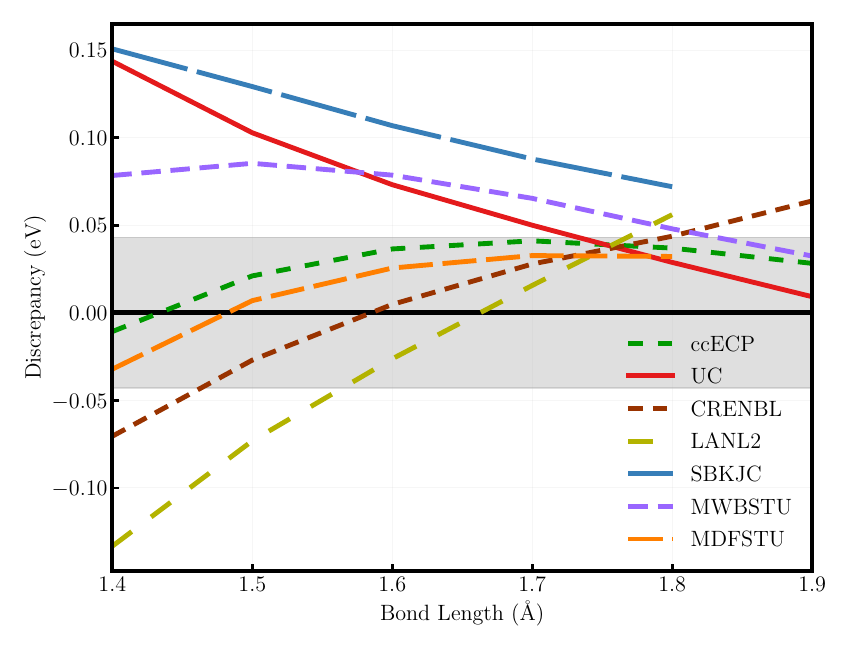

Python code for this plot:
#!/usr/bin/env python

import matplotlib.pyplot as plt
import matplotlib as mpl
import pandas as pd
import pickle
import sys

ecps = ['UC','MDFSTU','MWBSTU','CRENBL','SBKJC','LANL2', 'ccECP']
styles = {
'UC'		:{'label':'UC',		'color':'#e41a1c','linestyle':'-'                  },
'MDFSTU'	:{'label':'MDFSTU',	'color':'#ff7f00','linestyle':'--','dashes': (7,2) },
'MWBSTU'	:{'label':'MWBSTU',	'color':'#9966ff','linestyle':'--','dashes': (4,2) },
'CRENBL'	:{'label':'CRENBL',	'color':'#993300','linestyle':'--','dashes': (3,2) },
'SBKJC'		:{'label':'SBKJC',	'color':'#377eb8','linestyle':'--','dashes': (16,2)}, 
'LANL2'		:{'label':'LANL2',	'color':'#b3b300','linestyle':'--','dashes': (5,5) },
'BFD'		:{'label':'BFD',	'color':'#003366','linestyle':'--','dashes': (3,3) },
'ccECP'		:{'label':'ccECP',	'color':'#009900','linestyle':'--','dashes': (3,3) },
}

Req=1.912

def init():
	font = {'family' : 'serif', 'size': 16}
	lines = {'linewidth':3.5}
	axes = {'linewidth': 3}
	tick = {'major.size': 5, 'major.width':2}
	legend = {'frameon':False, 'fontsize':16}

	mpl.rc('font',**font)
	mpl.rc('lines',**lines)
	mpl.rc('axes',**axes)
	mpl.rc('xtick',**tick)
	mpl.rc('ytick',**tick)
	mpl.rc('legend',**legend)

	mpl.rcParams['text.usetex'] = True
	mpl.rcParams.update({'figure.autolayout':True})
	fig = plt.figure()
	fig.set_size_inches(8.50, 6.50)   # Default 6.4, 4.8
	ax1 = fig.add_subplot(111)
	return fig,ax1

def get_data():
	ae = pd.read_csv('AE/bind.csv',sep=',', index_col='z')
	dfs = pd.DataFrame()
	for ecp in ecps:
		df = pd.read_csv(ecp+'/bind.csv',sep=',')
		dfs[ecp] = df['bind']
	dfs = dfs.set_index(ae.index)
	#ha = dfs.copy()
	#ha.index = ae.index
	#ha['ae'] = ae['bind']
	#ha.to_csv('BiO_TZ.csv', float_format = "%.6f")
	return ae,dfs

def write_data(name):
	ae = pd.read_csv('AE/bind.csv',sep=',', index_col='z')
	dfs = pd.DataFrame()
	for ecp in ecps:
		df = pd.read_csv(ecp+'/bind.csv',sep=',')
		dfs[ecp] = df['bind']
	dfs = dfs.set_index(ae.index)
	dfs['AE'] = ae['bind']
	dfs.to_csv(name, float_format = "%.6f")
	return dfs


def plot(r0=None):
	fig,ax = init()
	ae,ecps = get_data()

	ax.grid(b=None, which='major', axis='both', alpha=0.1)
	ax.tick_params(direction='in', length=5.0)
	ax.axhspan(-0.043,0.043,alpha=0.25,color='gray')
	ax.axhline(0.0,color='black')
	ax.set_xlabel('Bond Length (\AA)')
	ax.set_ylabel('Discrepancy (eV)')
	for i,ecp in enumerate(ecps):
		x = ecps.index.values
		y = (ecps[ecp].values - ae['bind'].values)*27.211386
		plt.plot(x,y,**styles[ecp])
	ax.set_xlim((x[0],x[-1]))
	if r0:
		ax.axvline(r0,color='black',linestyle='--',linewidth=1.5,dashes=(2,2))
		#ax.annotate(r'All-electron $R_{\rm eq}$ ', xy=(r0, 0.45*ax.get_ylim()[1]), xytext=(1.2*r0, 0.45*ax.get_ylim()[1]),color='red',va='center',ha='center',
            	#arrowprops=dict(arrowstyle='->',color='red'),)
		#ax.annotate('Near Dissociation ',xy=(ax.get_xlim()[0],0.8*ax.get_ylim()[0]), xytext=(1.15*ax.get_xlim()[0],0.8*ax.get_ylim()[0]),color='red',va='center',ha='left',
            	#arrowprops=dict(arrowstyle='->',color='red'),)

	plt.legend(loc='best')
	#plt.savefig('discrep.pdf')
	plt.show()

if __name__ == '__main__':
	if len(sys.argv) == 2:
		plot(r0=float(sys.argv[1]))
	else:
		plot()
		write_data('IrO_TZ.csv')
